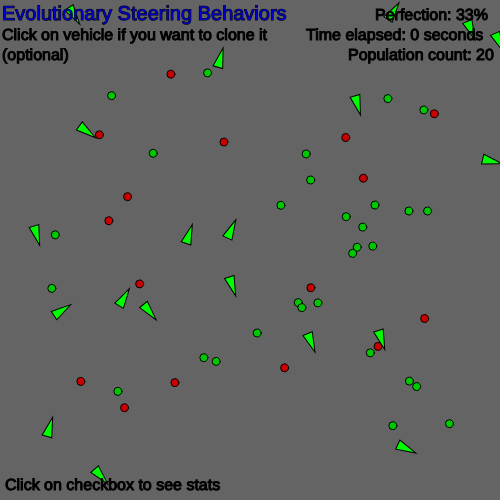
Frame 1 (no input)
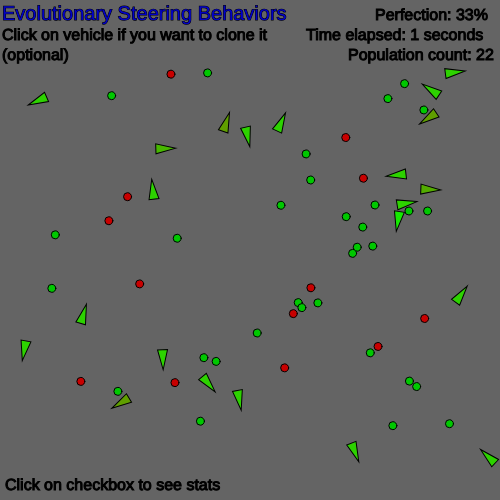
Frame 60 (no input)
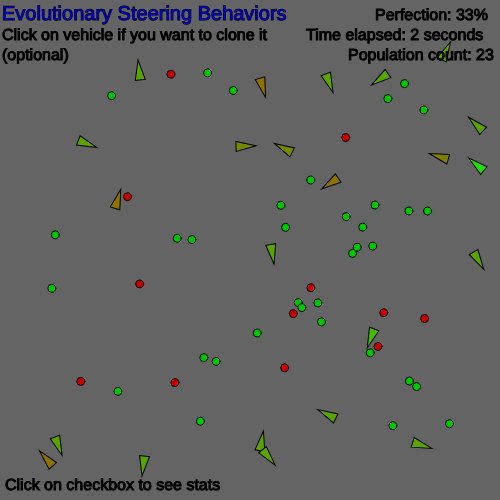
Frame 120 (the mouse pressed at the canvas centre since frame 60)

The p5.js sketch that drew these frames (run headless with seeded random() and noise() and a simulated clock; from frame 60 on, the mouse is pressed at the canvas centre):

// p5.js sketch
// ── sketch.js
var speed = 2;
var maxForce = 0.2;
var food = []
var poison = []
var vehicles = [];
var mutationRate;
var reproductionRate = 0.02;
var colonySize = 20;
var time = 0;
var bestPerfection = 0;
var debug;

function setup() {
  createCanvas(500, 500);
  debug = createCheckbox();
  
  //generating vehicles
  for (var i = 0; i < colonySize; i++){
    var x = random(width);
    var y = random(height);
    var v = new vehicle(x,y);
    vehicles.push(v);
  }
  
  //generating food
  for (var i = 0; i < 30; i++){
    var x = random(50,width - 50);
    var y = random(50,height - 50);
    food.push(createVector(x,y)) 
  }
  
  //generating poison
  for (var i = 0; i < 15; i++){
    var x = random(50,width- 50);
    var y = random(50,height - 50);
    poison.push(createVector(x,y)) 
  }
}

//click on vehicle if you want to clone it
function mousePressed(){
  var mousePos = createVector(mouseX,mouseY)
  for (var i = 0; i < vehicles.length; i++){
    if (vehicles[i].pos.dist(mousePos) < 15){
      var child = vehicles[i].reproduce();
      vehicles.push(child);
      console.log("cloning...")
      break;
    }
  }
}


function draw() {
  background(100);
	time++;
  
  //randomly add food
  if (random(1) < 0.09){
    var x = random(50,width- 50);
    var y = random(50,height - 50);
    food.push(createVector(x, y)); 
  }
  
  //randomly add poison
  if (random(1) < 0.02){
    var x = random(50,width- 50);
    var y = random(50,height - 50);
    poison.push(createVector(x, y));  
  }
  
  //draw food
  for (var i = 0; i < food.length; i++){
    fill(0,200,0);
    stroke(0,0,0);
    ellipse(food[i].x, food[i].y, 8,8);
  }
  
  //draw poison
  for (var i = 0; i < poison.length; i++){
    fill(200,0,0);
    stroke(0,0,0);
    ellipse(poison[i].x, poison[i].y, 8,8);
  }
  
  //reproduce random vehicle
  if (random(1) < reproductionRate && vehicles.length > 0){    
      var child = vehicles[random(0,vehicles.lenght)].reproduce(); 
      vehicles.push(child);
    }
  
  //displaying vehicles 
  for (var i = vehicles.length - 1; i >= 0; i--){
    var v = vehicles[i];
    v.update();
    v.boundaries();
    v.behave(food,poison);
    v.show();
    
    bestPerfection = 0;
    
    //get vehicle with highest perfection
    if (vehicles[i].perfection > bestPerfection){
        bestPerfection = vehicles[i].perfection;
      }
    
    //check if vehicle has died
    if (v.dead()){
      vehicles.splice(i,1); 
      food.push(createVector(width / 2 + random(-200, 200), 
        height / 2 + random(-200, 200)))
    }      
  }
  
  //mapping mutation based on most perfect vehicle
  mutationRate = map(bestPerfection * 100, 0,100,1,0);
  
  
  //drawing text  
  textSize(16);
  fill(0);
  text("Click on checkbox to see stats", 5, height - 10)
  
  textSize(16);
  fill(0);
  text("Perfection: " + floor((bestPerfection * 100)) + "%", width / 2 + 125, 20);
  
  textSize(16);
  fill(0);
  text("Time elapsed: " + floor((time / 60)) + " seconds", width / 2 + 56, 40)
  
  if (debug.checked() == false){
    textSize(20);
    fill(0,0,200);
    text("Evolutionary Steering Behaviors", 2, 20)
    
    textSize(16);
    fill(0);
    text("Click on vehicle if you want to clone it",  2, 40)
    
    textSize(16);
    fill(0);
    text("(optional)",  2, 60)
  }
  
  textSize(16);
  fill(0);
  text("Population count: " + vehicles.length, width / 2 + 98, 60)  
  
  //see stats
  if (debug.checked()){        
  textSize(16);
  fill(0);
  text("Stats legend:", 5, 20)
  
  textSize(16);
  fill(0);
  text("Green ellipse: food detection radius", 5, 40)
  text("Red ellipse: poison detection radius", 5, 60)
  text("Green line: food attraction", 5, 80)
  text("Red line: poison attraction", 5, 100)
    
  //end if no vehicles left
  if (vehicles.length <= 0){
    background(100);
    textSize(24);
    fill(0);
    text("Colony is dead! Time survived: ", 50, height / 2 - 10);
    text("" + floor((time / 60) / 60) + " minutes.", 150, height / 2 + 20);
    noLoop();
    }
  }
}
// ── vehicle.js
function vehicle(x,y,dna){
  this.pos = createVector(x,y);
  this.vel = createVector(0,random(-5,5));
  this.acc = createVector(1,1);
  this.width = 5;
  this.speed = 5;
  this.dna = [];
  if (dna){
    this.copyDNA(dna); 
  }
  else{
    this.setDNA();
  }
  this.health = 100;
  this.perfection = this.calcPerfection();
}

//calculate perfection of every vehicle
vehicle.prototype.calcPerfection = function(){
  var d1 = map(this.dna[0], -2,2,0,1);
  var d2 = map(this.dna[1], -2,2,1,0);
  var d3 = map(this.dna[2], 0,100,0,1);
  var d4 = map(this.dna[2], 0,100,1,0);
  var perf = (d1 + d2 + d3 + d4) / 4;
  return perf;
}

//create copy of vehicle
vehicle.prototype.reproduce = function(){
  var child = new vehicle(this.pos.x + 5, this.pos.y + 5, this.dna);
  return child;
}

//if there is no parent generate randomly
vehicle.prototype.setDNA = function(){
  this.dna[0] = random(-2,0);  //food attraction
  this.dna[1] = random(-1,2);  // poison attraction
  this.dna[2] = random(5,50);  // food perception
  this.dna[3] = random(5,10);  // poison perception
}

//if there is a parent copy its dna based on
//mutation rate
vehicle.prototype.copyDNA = function(dna){
  if (random(1) < mutationRate){
    this.dna[0] = random(-2,1);
    this.dna[1] = random(-2,1);
    this.dna[2] = random(5,50);
    this.dna[3] = random(5,50);
  }
  else{
    this.dna[0] = dna[0]
    this.dna[1] = dna[1]
    this.dna[2] = dna[2]
    this.dna[3] = dna[3]
  }
}

//check if a vehicle is dead
vehicle.prototype.dead = function(){
  if (this.health <= 0) return true
  else return false
}

//change velocity if vehicle is out of the screen
vehicle.prototype.boundaries = function() {
    var d = 25;
    var desired = null;
    if (this.pos.x < d) {
      desired = createVector(speed, this.vel.y);
    } else if (this.pos.x > width - d) {
      desired = createVector(-speed, this.vel.y);
    }
    if (this.pos.y < d + 40) {
      desired = createVector(this.vel.x, speed);
    } else if (this.pos.y > height - d - 15) {
      desired = createVector(this.vel.x, -speed);
    }
    if (desired !== null) {
      desired.normalize();
      desired.mult(speed);
      var steer = p5.Vector.sub(desired, this.vel);
      steer.limit(maxForce);
      this.applyForce(steer);
    }
  }

//moving the vehicle
vehicle.prototype.update = function(){
  this.health -= 0.3;  
  this.vel.add(this.acc);
  this.vel.limit(speed);
  this.pos.add(this.vel);
  this.dna[0] = constrain(this.dna[0],-2,2);
  this.dna[1] = constrain(this.dna[1],-2,2);
  this.acc.mult(0);
}

//chanche behavior based on perception
vehicle.prototype.behave = function(food,poison){
  var foodAttraction = this.eat(food, 1);
  var poisonAttraction = this.eat(poison, -1);
  
  foodAttraction.mult(this.dna[0])
  poisonAttraction.mult(this.dna[1])
  
  this.applyForce(foodAttraction);
  this.applyForce(poisonAttraction);
}

vehicle.prototype.applyForce = function(force){
  this.acc.add(force); 
}

//displaying vehicle
vehicle.prototype.show = function(){
    var angle = this.vel.heading() + PI / 2;
  	var to = color(0, 255, 0);
    var from = color(255, 0, 0);
  	var val = map(this.health,-1,100,0,1);
  	var clr = lerpColor(from, to, val);
    push();
    translate(this.pos.x, this.pos.y);
    rotate(angle);
  	//color based on health
    fill(clr);
    stroke(0);
    strokeWeight(1);
    beginShape();
    vertex(0, -this.width * 2);
    vertex(-this.width, this.width * 2);
    vertex(this.width, this.width * 2);
    endShape(CLOSE); 
  	//if stats checkBox is on
  	if (debug.checked()){
      stroke(0,255,0);
  		strokeWeight(5);
  		line(0,0,0, -this.dna[0] * 20);
  		strokeWeight(2);
  		noFill();
  		ellipse(0,0,this.dna[2] * 2);
  		stroke(255,0,0);
  		strokeWeight(2);
  		line(0,0,0, -this.dna[1] * 20);
  		strokeWeight(2);
  		noFill();
  		ellipse(0,0,this.dna[3] * 2);
      stroke(10);
      strokeWeight(2);
      ellipse(0,0,this.dna[4] * 2);
    }  	
    pop();  	
}

//move towards food or poison
vehicle.prototype.seek = function(target, affection){
  var desired = p5.Vector.sub(target, this.pos);
  desired.setMag(speed);
  var seek = p5.Vector.sub(desired, this.vel);
  seek.limit(maxForce);
  return seek;
}

//choose food or poison to seek based on
//food and poison attraction
vehicle.prototype.eat = function(stuff, affection){
  var bestDist = Infinity;
  var bestIndex = -1;
  for (var i = 0; i < stuff.length; i++){
    var currDist = this.pos.dist(stuff[i]);
    if (affection == -1){
    	if(currDist < bestDist && currDist < this.dna[3]){
      	bestDist = currDist;
     		bestIndex = i;
    	}
    }
    else if (affection == 1){
      if(currDist < bestDist && currDist < this.dna[2]){
      	bestDist = currDist;
     		bestIndex = i;
    	}
    }
  }
  if (bestDist < this.speed){
    	if (affection == 1){
        this.health += 10; 
      }
    	else if (affection == -1){
        this.health -= 20; 
      }
     stuff.splice(bestIndex,1);
  }
  else if (bestIndex > -1){
    //if there is something in the range
    return this.seek(stuff[bestIndex], affection); 
  }
  //else keep the same direction
  return createVector(0,0);
}
